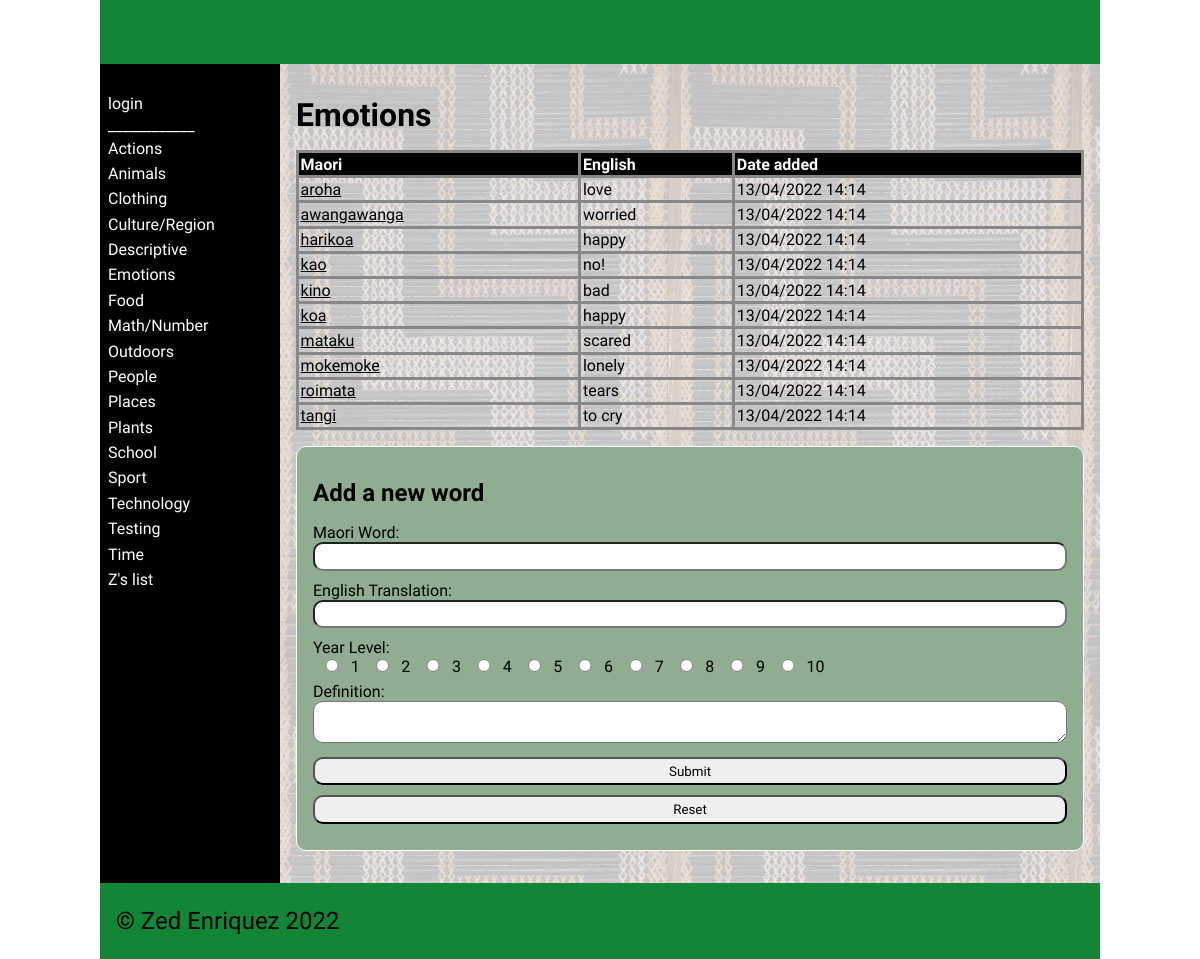
The app's page /category/6 with its own data.
### tables this page shows
CREATE TABLE "categories"
(
	id integer
		constraint categories_pk
			primary key autoincrement,
	category_name varchar(30)
);

CREATE TABLE "dictionary"
(
    id         integer
        constraint dictionary_pk
            primary key autoincrement,
    Maori      varchar(30),
    English    varchar(30),
    cat_id     integer
        references categories
            on delete cascade,
    Definition varchar(80),
    Level      integer,
    Image      varchar(60),
    Date       datetime,
    User_id    integer
        constraint dictionary_users_id_fk
            references users
);

### app.py (the view, shortened to what this page needs)
@app.route('/category/<cat_id>', methods=["GET", "POST"])
def render_category_page(cat_id):
    return render_template('category.html', contents=dictionary_data(), categories_obtained=categories(),
                           cat_id=int(cat_id), logged_in=is_logged_in(),
                           teacher_perm=is_teacher())

### app.py (called while the page is built)
def create_connection(db_file):
    try:
        connection = sqlite3.connect(db_file)
        connection.execute('pragma foreign_keys=ON')
        return connection
    except Error as e:
        print(e)
    return None

def categories():
    query = "SELECT id, category_name FROM categories ORDER BY category_name ASC"
    con = create_connection(DATABASE)
    cur = con.cursor()
    cur.execute(query)
    category_list = cur.fetchall()
    con.close()
    return category_list

def dictionary_data():
    con = create_connection(DATABASE)
    query = "SELECT * FROM dictionary ORDER BY Maori ASC "
    cur = con.cursor()
    cur.execute(query,)
    contents = cur.fetchall()
    con.close()
    return contents

def is_logged_in():
    if session.get("email") is None:
        print("not logged in")
        return False
    else:
        print("logged in")
        return True

def is_teacher():
    if session.get("teacher") == 0:
        print("A teacher isn't logged in")
        return False
    else:
        print("A Teacher is logged in")
        return True

### templates/category.html (shortened to what this page needs)
{% extends "base.html" %}
{% block main %}
    {% for category in categories_obtained %}
        {% if category[0] == cat_id %}
            <table>
                <h1>{{ category[1] }}</h1>
                <tr>
                    <th>Maori</th>
                    <th>English</th>
                    <th>Date added</th>
                </tr>
                <tbody>
                    {% for content in contents %}
                        {% if content[3] == cat_id %}
                            <tr>
                                <td><a href="/word/{{ content[0] }}">{{ content[1] }}</a></td>
                                <td>{{ content[2] }}</td>
                                <td>{{ content[7] }}</td>
                            </tr>
                        {% endif %}
                    {% endfor %}
                </tbody>
            </table>
            {% if teacher_perm %}
                <form class="dataForm" method="POST">
                <h2>Add a new word </h2>
                    <div class = "form-group">
                        <div class="form-label">Maori Word:</div>
                        <div class="form-element"><input id="maori" name="maori" type="text" required
                        MAXLENGTH="30"></div>
                    </div>
                    <div class = "form-group">
                        <div class="form-label">English Translation:</div>
                        <div class="form-element"><input id="english" name="english" type="text" required
                        MAXLENGTH="30"></div>
                    </div>
                    <div class="form-element">
                        <div class="form-label">Year Level:</div>
                        {% for i in range(10) %}
                            <input value = "{{ i + 1 }}" name="level" type="radio" required><a>{{ i + 1 }} </a>
                        {% endfor %}
                    </div>
                    <div class = "form-group">
                        <div class="form-label">Definition:</div>
                        <div class="form-element"><textarea id="definition" name="definition" type="text" required></textarea></div>
                    </div>
                    <div class="button-group">
                        <input type="submit" value="Submit">
                        <input type="reset" value="Reset">
                    </div>
                </form>
            {% endif %}
        {% endif %}
    {% endfor %}
{% endblock %}

### templates/base.html (shortened to what this page needs)
<!doctype html>
<html lang="en">
<head>
	<link href="{{ url_for('static', filename='css/style.css') }}" rel="stylesheet">
</head>
<body>
	<div id="container">
		<header>
			<h1>{% block heading %}{% endblock %}</h1>
		</header>
		<nav>
			<ul>
				{% if logged_in %}
					<li><a href="/">ʕ•́ᴥ•̀ʔっ</a></li>
						{% if teacher_perm %}
						<li><a href="/add_category">Add a category</a></li>
						{% endif %}
                    <li><a href="/logout">Logout</a></li>
				{% else %}
                    <li><a href="/login">login</a></li>
                {% endif %}
			</ul>
			<a> ____________ </a>
			<ul>
				{% for category in categories_obtained %}
				<li><a href="/category/{{ category[0] }}">{{ category[1] }}</a></li>
				{% endfor %}}
			</ul>
		</nav>
		<main>
            {% block main%}{% endblock %}
        </main>
		<footer>
			<p>
				&copy; Zed Enriquez 2022
			</p>
		</footer>
	</div>
</body>
</html>

### static/css/style.css (style rules this page uses)
* { font-family: Comfortaa, sans-serif; margin: 0; padding: 0; box-sizing: border-box; }
#container { display: grid; grid-template-columns: 75px auto; grid-template-areas: 'nav header' 'main main' 'footer footer'; }
header { grid-area: header; background-color: #128636; padding: 1rem; }
nav { grid-area: nav; }
main { grid-area: main; padding: 1rem; background-color: #999; }
h1, h2, h3, h4 { padding: 1rem 0; font-family: Comfortaa, sans-serif; color: #000; }
p { padding: 0.5rem 0; }
a { color: #000; }
.dataForm { margin: 1rem 0; border: 1px solid #fff; padding: 1rem; background-color: #90ac91; border-radius: 10px; }
.dataForm input, textarea { width: 100%; border-radius: 10px; padding: 0.3rem; margin-bottom: 10px; }
.dataForm input[type='radio'] { width: 5%; }
table { width: 100%; border: 2px solid #666; border-collapse: collapse; }
th, td { border: 3px solid #888; padding: 0.1rem; text-align: left; }
th { background-color: #000; color: #fff; }
footer { grid-area: footer; padding: 1rem; background-color: #128636; }
footer p { color: #000; font-size: 1.5rem; }
@media only screen and (min-width: 768px) { #container { grid-template-columns: 180px auto; grid-template-areas: 'header header' 'nav main' 'footer footer'; } }
@media only screen and (min-width: 768px) { nav { background: linear-gradient(180deg, rgb(0 0 0) 0%, rgba(0, 0, 0, 1) 50%, rgb(0 0 0) 100%); padding: 0.5rem; } }
@media only screen and (min-width: 768px) { nav ul { list-style: none; } }
@media only screen and (min-width: 768px) { nav li { padding: 0.2rem 0; } }
@media only screen and (min-width: 768px) { nav a { color: #fff; text-decoration: none; } }
@media only screen and (min-width: 768px) { main { background-image: url('../images/poutama.jpg'); } }
@media only screen and (min-width: 1000px) { #container { width: 1000px; margin: auto; } }

### records on screen
categories: category_name "Actions"
categories: category_name "Animals"
categories: category_name "Clothing"
categories: category_name "Culture/Region"
categories: category_name "Descriptive"
categories: category_name "Emotions", i "1" "2" "3" "4" "5" "6" "7" "8" "9" "10"
categories: category_name "Food"
categories: category_name "Math/Number"
categories: category_name "Outdoors"
categories: category_name "People"
categories: category_name "Places"
categories: category_name "Plants"
categories: category_name "School"
categories: category_name "Sport"
categories: category_name "Technology"
categories: category_name "Testing"
categories: category_name "Time"
categories: category_name "Z's list"
dictionary: Maori "aroha", English "love", Date "13/04/2022 14:14"
dictionary: Maori "awangawanga", English "worried", Date "13/04/2022 14:14"
dictionary: Maori "harikoa", English "happy", Date "13/04/2022 14:14"
dictionary: Maori "kao", English "no!", Date "13/04/2022 14:14"
dictionary: Maori "kino", English "bad", Date "13/04/2022 14:14"
dictionary: Maori "koa", English "happy", Date "13/04/2022 14:14"
dictionary: Maori "mataku", English "scared", Date "13/04/2022 14:14"
dictionary: Maori "mokemoke", English "lonely", Date "13/04/2022 14:14"
dictionary: Maori "roimata", English "tears", Date "13/04/2022 14:14"
dictionary: Maori "tangi", English "to cry", Date "13/04/2022 14:14"
